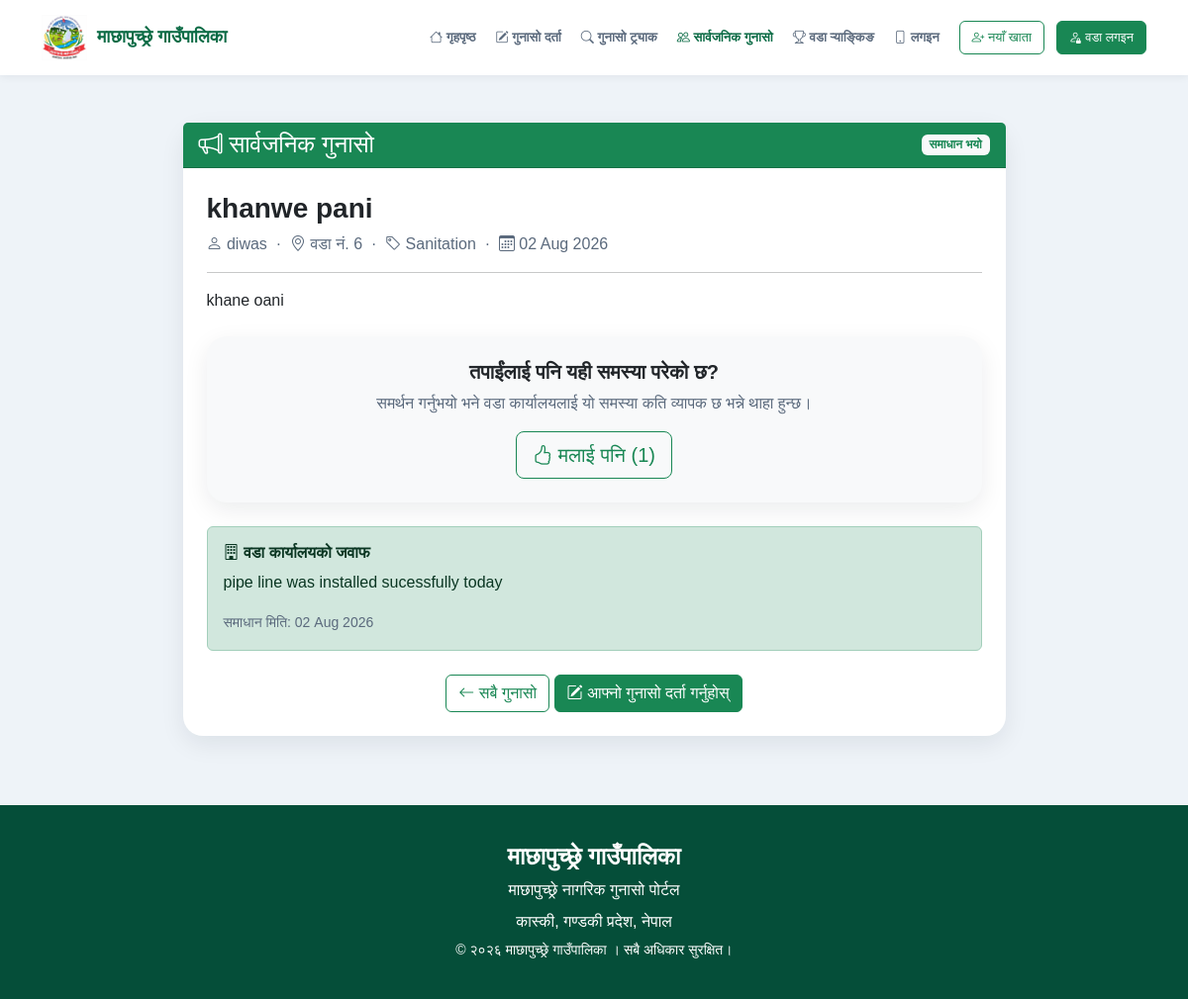
/complaints/public/36/, run on the app's committed database.
### complaint/models.py (models this page shows, shortened)
class Complaint(models.Model):
    complaint_id = models.CharField(
        max_length=20,
        unique=True,
        blank=True
    )
    citizen_name = models.CharField(max_length=100)
    phone = models.CharField(max_length=15)
    address = models.CharField(
        max_length=200,
        blank=True
    )
    ward = models.IntegerField(choices=WARD_CHOICES)
    category = models.CharField(
        max_length=50,
        choices=CATEGORY_CHOICES
    )
    priority = models.CharField(
        max_length=20,
        choices=PRIORITY_CHOICES,
        default="Medium"
    )
    subject = models.CharField(max_length=200)
    description = models.TextField()
    image = models.ImageField(
        upload_to="complaints/",
        blank=True,
        null=True
    )
    status = models.CharField(
        max_length=20,
        choices=STATUS_CHOICES,
        default="Pending"
    )
    reply = models.TextField(
        blank=True,
        null=True
    )
    created_at = models.DateTimeField(auto_now_add=True)
    resolved_at = models.DateTimeField(
        blank=True,
        null=True
    )
    citizen_confirmed = models.BooleanField(
        null=True,
        blank=True,
        default=None
    )
    confirmed_at = models.DateTimeField(
        blank=True,
        null=True
    )
    dispute_reason = models.TextField(
        blank=True
    )
    is_public = models.BooleanField(default=True)
    show_name = models.BooleanField(default=False)
    hidden_by_office = models.BooleanField(default=False)
    hidden_reason = models.CharField(
        max_length=200,
        blank=True
    )
    @property
    def public_author(self):
        if self.show_name and self.citizen_name:
            return self.citizen_name
        return "अज्ञात नागरिक"
    class Meta:
        ordering = ["-created_at"]

### complaint/views.py (the view)
def public_complaint_detail(request, pk):
    complaint = get_object_or_404(public_complaint_queryset(), pk=pk)
    already_upvoted = upvotes_by_visitor(request).filter(
        complaint=complaint
    ).exists()
    return render(
        request,
        "complaint/public_complaint_detail.html",
        {
            "complaint": complaint,
            "already_upvoted": already_upvoted,
            "active_nav": "public",
        }
    )

### complaint/context_processors.py (called while the page is built)
def citizen(request):
    from .views import get_logged_in_citizen
    return {
        "current_citizen": get_logged_in_citizen(request),
    }

### complaint/views.py (called while the page is built, shortened)
def public_complaint_queryset():
    return Complaint.objects.filter(
        is_public=True,
        hidden_by_office=False
    ).annotate(
        upvote_count=Count("upvotes")
    )

def upvotes_by_visitor(request):
    session_key = request.session.session_key
    citizen = get_logged_in_citizen(request)
    if not session_key and not citizen:
        return Upvote.objects.none()

def get_logged_in_citizen(request):
    citizen_id = request.session.get("citizen_id")
    if not citizen_id:
        return None
    return Citizen.objects.filter(id=citizen_id).first()

### complaint/templates/complaint/public_complaint_detail.html (shortened to what this page needs)
{% extends "base.html" %}
{% block content %}
<div class="container mt-5">
<div class="row justify-content-center">
<div class="col-lg-9">
<div class="card">
<div class="card-header bg-success text-white d-flex justify-content-between align-items-center">
<h4 class="mb-0">
<i class="bi bi-megaphone"></i>
सार्वजनिक गुनासो
</h4>
{% if complaint.status == "Resolved" %}
<span class="badge bg-light text-success">समाधान भयो</span>
{% elif complaint.status == "In Progress" %}
<span class="badge bg-light text-primary">प्रक्रियामा</span>
{% else %}
<span class="badge bg-light text-dark">पेन्डिङ</span>
{% endif %}
</div>
<div class="card-body p-4">
<h3 class="fw-bold">{{ complaint.subject }}</h3>
<p class="text-muted">
<i class="bi bi-person"></i> {{ complaint.public_author }}
&nbsp;·&nbsp;
<i class="bi bi-geo-alt"></i> वडा नं. {{ complaint.ward }}
&nbsp;·&nbsp;
<i class="bi bi-tag"></i> {{ complaint.category }}
&nbsp;·&nbsp;
<i class="bi bi-calendar3"></i> {{ complaint.created_at|date:"d M Y" }}
</p>
<hr>
<p class="fs-5">{{ complaint.description|linebreaks }}</p>
<div class="card bg-light border-0 my-4">
<div class="card-body text-center p-4">
<h5 class="fw-bold">
तपाईंलाई पनि यही समस्या परेको छ?
</h5>
<p class="text-muted">
समर्थन गर्नुभयो भने वडा कार्यालयलाई यो समस्या कति व्यापक छ भन्ने थाहा हुन्छ।
</p>
<form method="POST" action="{% url 'upvote_complaint' complaint.id %}">
<button type="submit"
class="btn btn-lg {% if already_upvoted %}btn-success{% else %}btn-outline-success{% endif %}">
<i class="bi bi-hand-thumbs-up{% if already_upvoted %}-fill{% endif %}"></i>
{% if already_upvoted %}
मैले समर्थन गरें ({{ complaint.upvote_count }})
{% else %}
मलाई पनि ({{ complaint.upvote_count }})
{% endif %}
</button>
</form>
</div>
</div>
{% if complaint.reply %}
<div class="alert alert-success">
<h6 class="fw-bold">
<i class="bi bi-building"></i>
वडा कार्यालयको जवाफ
</h6>
<p class="mb-0">{{ complaint.reply|linebreaks }}</p>
{% if complaint.resolved_at %}
<small class="text-muted">
समाधान मिति: {{ complaint.resolved_at|date:"d M Y" }}
</small>
{% endif %}
</div>
{% endif %}
<div class="text-center mt-4">
<a href="{% url 'public_complaints' %}" class="btn btn-outline-success">
<i class="bi bi-arrow-left"></i> सबै गुनासो
</a>
<a href="{% url 'complaint_register' %}" class="btn btn-success">
<i class="bi bi-pencil-square"></i> आफ्नो गुनासो दर्ता गर्नुहोस्
</a>
</div>
</div>
</div>
</div>
</div>
</div>
{% endblock %}

### data on the page
Complaint: subject "khanwe pani", public_author "diwas", ward "6", category "Sanitation", created_at "02 Aug 2026", description "khane oani", upvote_count "1", reply "pipe line was installed sucessfully today", resolved_at "02 Aug 2026"
